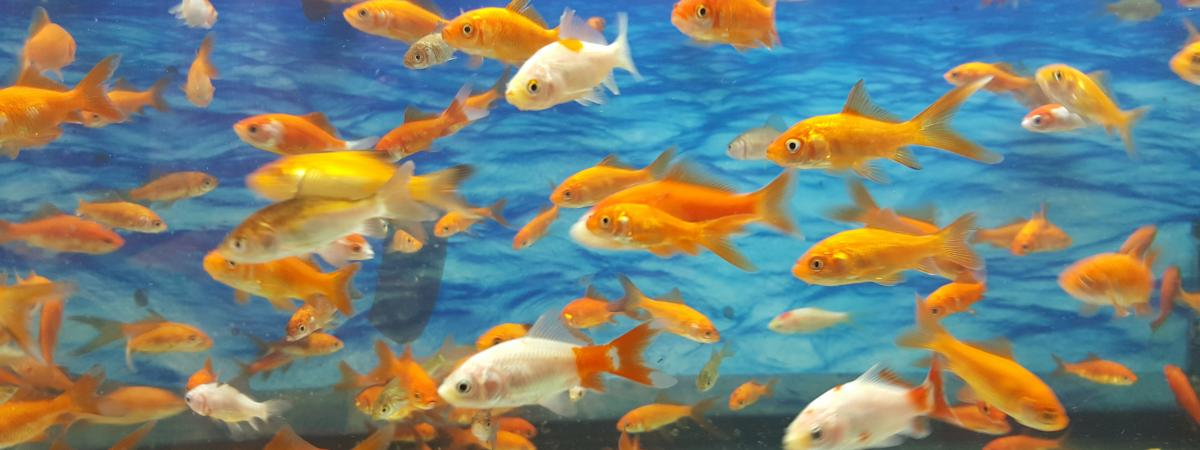
#> input picture image/ressources/poissons.jpg, 1200 x 450 px, found by its file name
$ python transforme2d.py
#> lines starting #> are read from the running program, lines starting #| are printed output that depends on the picture
# -*- coding: utf-8 -*-
"""
Created on Fri Mar  6 10:08:34 2020

@author: keush
"""

import matplotlib.pyplot as plt
from skimage import io
from skimage.transform import rotate

im = io.imread('ressources/images/poissons.jpg')
#> im is the input picture: shape (450, 1200, 3); mean R, G, B 118.9, 130.5, 120.7
im=rotate(im,15,resize=True,order=5)
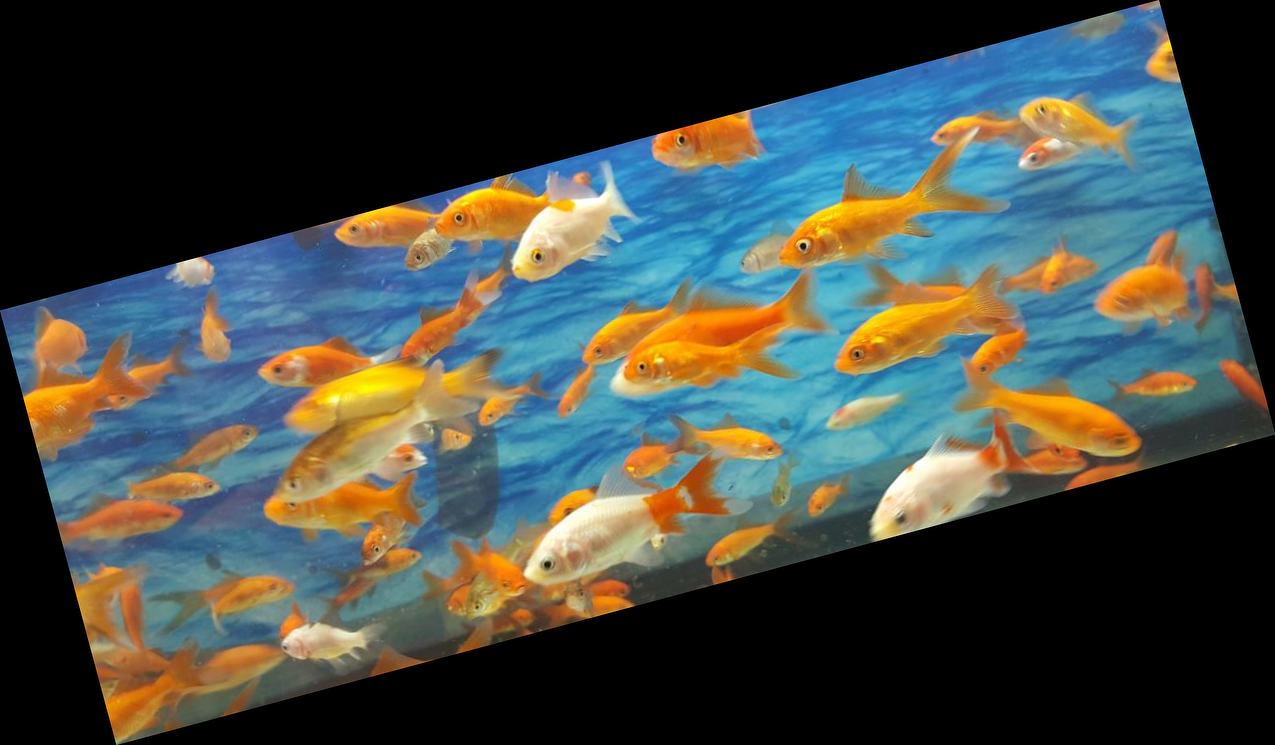
#> im: shape (745, 1275, 3) float64; mean R, G, B 0.265, 0.291, 0.269
plt.imshow(im)
plt.show()

$ run again, with image/ressources/chat.jpg copied over image/ressources/poissons.jpg
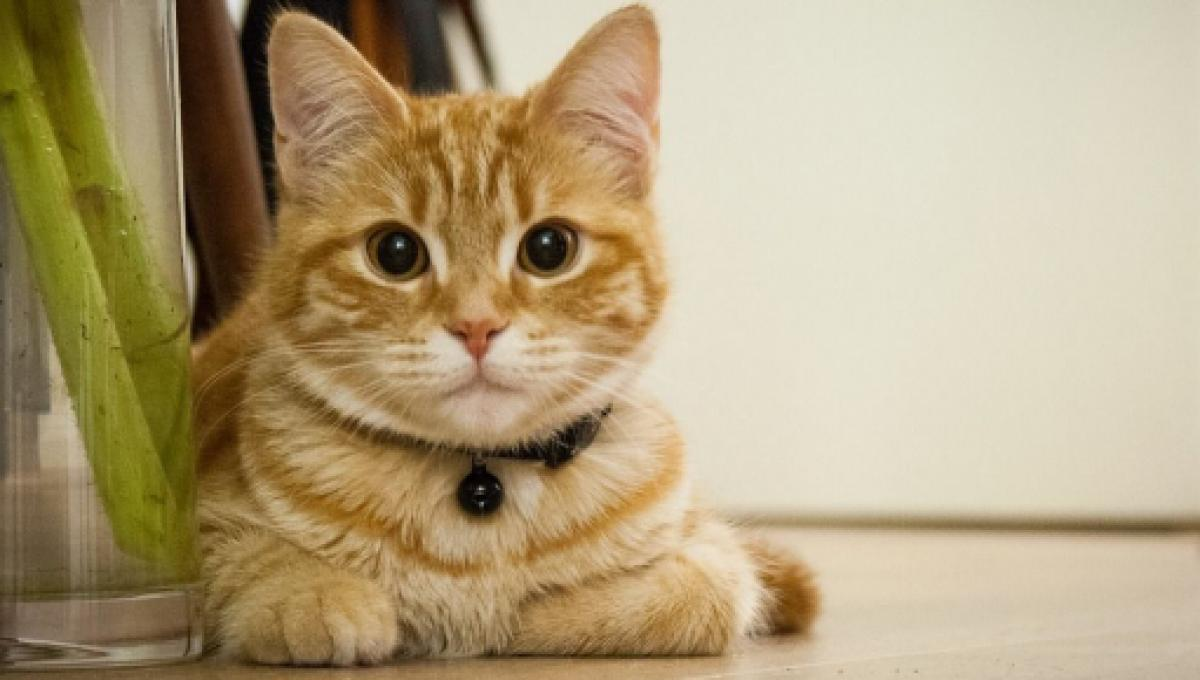
#> input picture image/ressources/chat.jpg, 1200 x 680 px, found by its file name
#> im is the input picture: shape (680, 1200, 3); mean R, G, B 178, 160.3, 124.7
#> `im=rotate(im,15,resize=True,order=5)`:
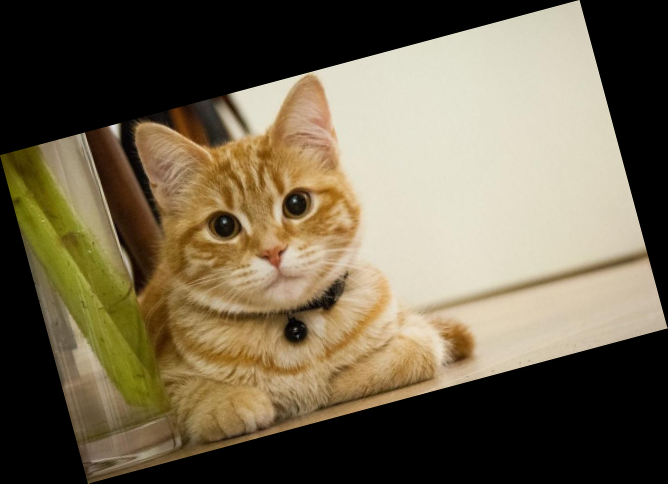
#> im: shape (967, 1335, 3) float64 (shown at 1/2 size); mean R, G, B 0.441, 0.397, 0.309

$ run again, with image/ressources/raton_laveur.jpg copied over image/ressources/poissons.jpg
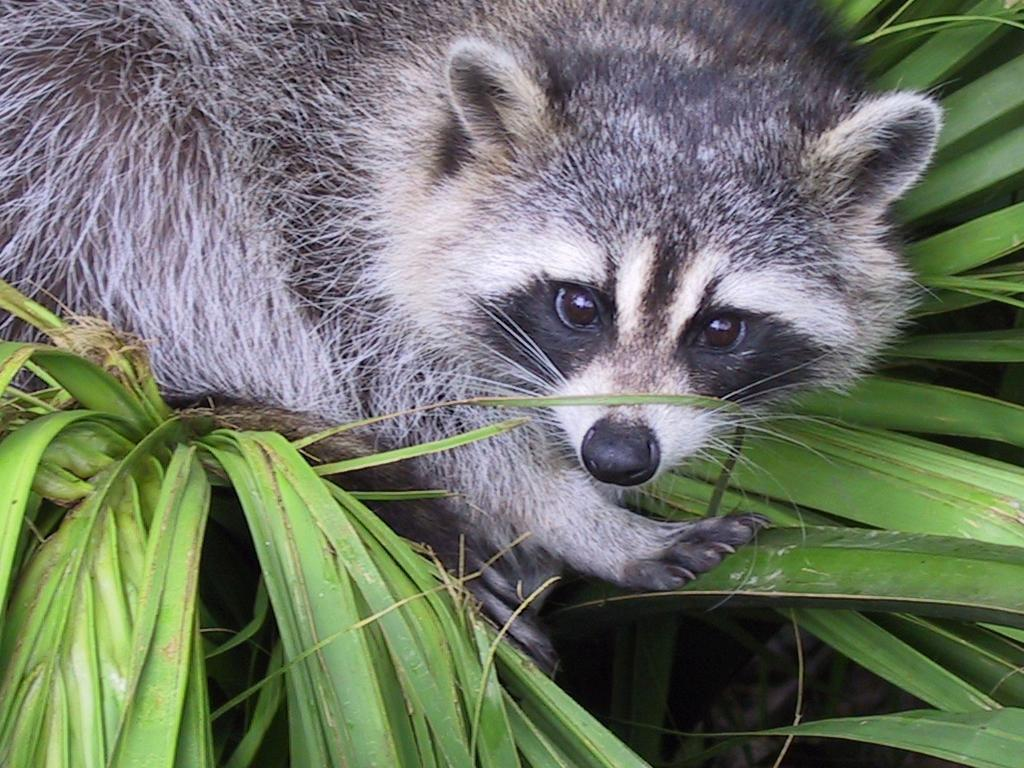
#> input picture image/ressources/raton_laveur.jpg, 1024 x 768 px, found by its file name
#> im is the input picture: shape (768, 1024, 3); mean R, G, B 110.7, 117.7, 102.1
#> `im=rotate(im,15,resize=True,order=5)`:
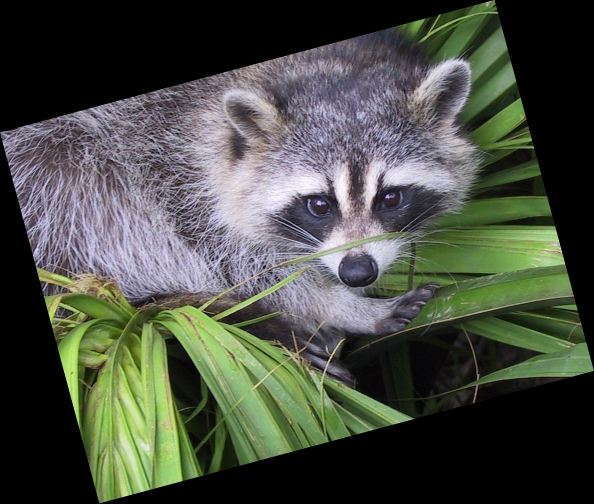
#> im: shape (1007, 1188, 3) float64 (shown at 1/2 size); mean R, G, B 0.285, 0.304, 0.263
